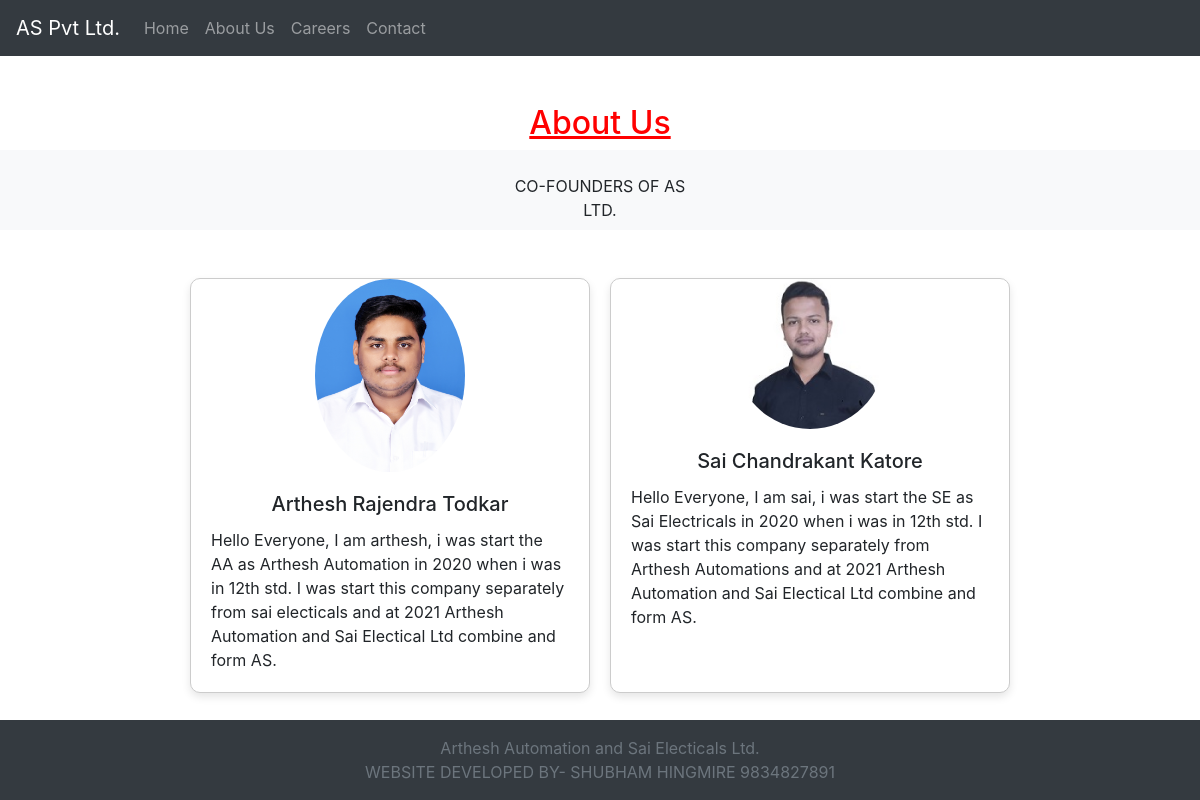
/about, run on the app's committed database.
### web/models.py (models this page shows, shortened)
class Founder(models.Model):
    fname=models.CharField(max_length=50)
    fdescription=models.CharField(max_length=500,default=" ")
    fimage=models.ImageField(upload_to="images1/",default=" ")

### web/views.py (the view)
# urls.py: path('about',views.about,name="about"),
def about(request):
    founderdata=Founder.objects.all()
    return render(request,'about.html',{'founderdata':founderdata})

### templates/about.html (shortened to what this page needs)
{% extends "base.html" %}
{% block content %}
<center>
  <h2 class="pt-5" style="color: red;"><u>About Us</u></h2>
</center>
<center>
  <nav class="navbar navbar-light bg-light">
    <div class="mx-auto mt-3" style="width: 200px;">
      CO-FOUNDERS OF AS LTD.
    </div>
  </nav>
</center>
<div class="card-container">
  {% for founder in founderdata %}
  <div class="card mb-5 mt-5">
    <center>
      <img class="card-img-top" src="{{ founder.fimage }}" alt="Card image cap" style="width: 150px; border-radius: 50%;">
    </center>
    <div class="card-body">
      <center><h5 class="card-title">{{ founder.fname }}</h5></center>
      <p class="card-text">{{ founder.fdescription }}</p>
    </div>
  </div>
  {% endfor %}
</div>
{% endblock %}

### templates/about.html (style rules this page uses)
.card-container { display: flex; flex-wrap: wrap; justify-content: center; gap: 20px; }
.card { max-width: 400px; width: 100%; border: 1px solid #ccc; border-radius: 10px; overflow: hidden; box-shadow: 0 4px 8px rgba(0, 0, 0, 0.1); transition: box-shadow 0.3s ease-in-out; }
.card-img-top { max-width: 100%; height: auto; }

### data on the page
Founder: fimage (picture), fname "Arthesh Rajendra Todkar", fdescription "Hello Everyone, I am arthesh, i was start the AA as Arthesh Automation in 2020 when i was in 12th std. I was start this company separately from sai electicals and at 2021 Arthesh Automation and Sai Electical Ltd combine and form AS."
Founder: fimage (picture), fname "Sai Chandrakant Katore", fdescription "Hello Everyone, I am sai, i was start the SE as Sai Electricals in 2020 when i was in 12th std. I was start this company separately from Arthesh Automations and at 2021 Arthesh Automation and Sai Electical Ltd combine and form AS."
